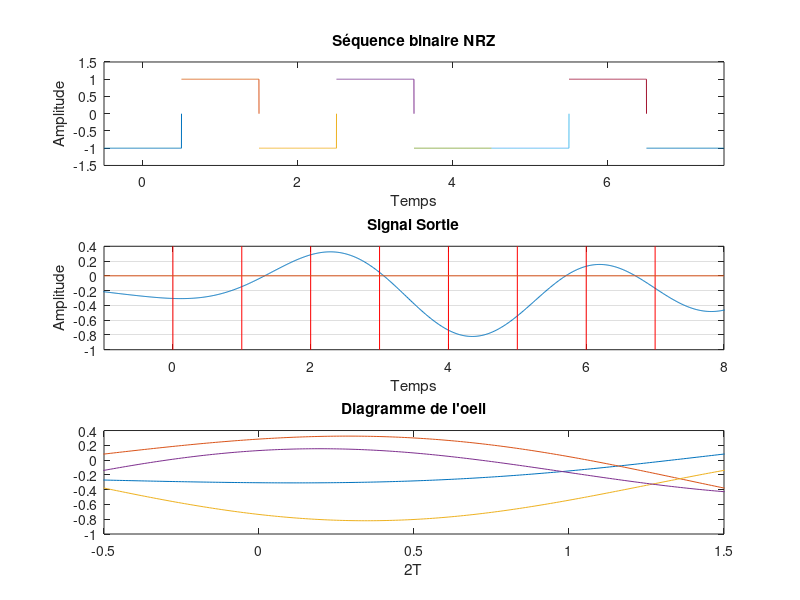

The MATLAB source for this figure:
# Created by Its-Just-Nans / n4n5

clear all;
close all;
#On définit les éléments de base pour les trois schéma
seq=[0 1 0 1 0 0 1 0];
T=1;
Longseq=length(seq);

#Tracé de la séquence binaire NRZ avec une boucle qui fait le tour de 
#la séquence et qui choisi ou affiché en fonction du bit suivant.
subplot(3,1,1);
seq(Longseq+1)=0;
debut=-0.5;
n=1;
while n<=Longseq
    t=(n-1):.001:n;
    if seq(n)==1
        if seq(n+1)==seq(n)
            y=(t<=n);
        else 
            y=(t<n);
        end
    else
        if seq(n+1)==seq(n)
            y=(t>n)-1;
        else
            y=(t>=n)-1;
        end
    end
    plot(t+debut,y)
    hold on;
    axis([debut (Longseq+debut) -1.5 1.5]);
    n=n+1;
end
title('Séquence binaire NRZ');
xlabel('Temps');
ylabel('Amplitude');
#On remarquera que le signal n'est pas continue, c'est logique car :
#1.Un signal binaire quelconque parfait n'est pas continue, c'est soit 1 soit 0
#2.On utilise des bouts de plot avec le même t, donc le plot ne reprend pas au même endroit


#Tracé du signal de sortie en fonction de l'entrée

t =[-10:1/100:10];
s=0;
z=0;
#On utilise une boucle qui ajoute un sinus cardianal a chaque fois
#en fonction du bit d'entrée, il met négatif ou positif (avec le if)
for i = 1:Longseq
    if (seq(i) == 0)
        z=-1;
    else
        z=1;
    end
    s =s+z*2/3*sinc((2*(t-((i-1)*T)))/3);
endfor
subplot(3,1,2);
plot(t,s);
xlim([-1 8]);
#Petite partie pour afficher une grille toutes les unités
grid on;
hold;
for i = 0:(Longseq-1)
    plot([i i],[-1 0.4],'r-');
endfor
plot([-1 8],[0 0]);
hold off;
title('Signal Sortie');
xlabel('Temps');
ylabel('Amplitude');


#Tracé du diagramme de l'oeil, on réduit en temps avec toeil, puis
#on utilise une boucle, pour afficher les parties de courbe
toeil=-0.5:1/1000:-0.5+2;
subplot(3,1,3);
for i=1:(Longseq/2)
  plot(toeil*10-(3+2*i),s);
  hold on
endfor
#On centre ensuite en 2T de -0.5 à 1.5
xlim([-0.5 1.5]);
title("Diagramme de l'oeil");
xlabel('2T');
